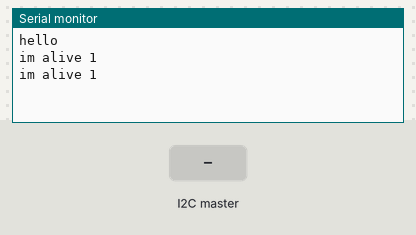
A program run on a simulated ESP32-C3. On the bench: the last lines printed to the serial monitor. The inputs (shaded band) are chosen by the test bench.

Above: at 1.2 s.
1.3 s: the I2C master sends the byte 1
At 1.9 s:
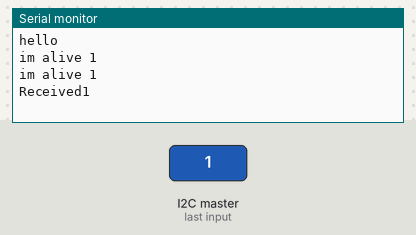
2.8 s: the I2C master sends the byte 0
At 3.6 s:
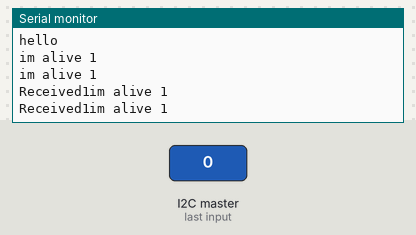

The program:

main.cpp
```cpp
#include <Arduino.h>
#include <Wire.h>

struct anchor_packet {
  double distance;
  uint8_t anchor_num;
};

anchor_packet anchorDataPacket = {0, 1};


void onRequest();
void onReceive(int numBytes);

void setup() {
  // put your setup code here, to run once:
  Serial.begin(115200);
  Wire.begin(1, 0, 1, 50000); //addr, SDA, SCL, freq
  // Wire.setClock(100000); //100000 Hz
  Wire.onRequest(onRequest);
  Wire.onReceive(onReceive);
  Serial.println("hello");
}

void onRequest(){
  // uint8_t text[] = {'a', 'b', 'c', 'd'};
  anchorDataPacket.distance = millis();
  Wire.write((byte *)&anchorDataPacket, sizeof(anchorDataPacket));
  // Serial.println("sent 2");
}

void onReceive(int numBytes){
  Serial.print("Received");
  Serial.print(numBytes);
}

void loop() {
  // put your main code here, to run repeatedly:
  Serial.println("im alive 1");
  delay(1000);
}
```

Measured:
- after the input at 1.3 s, the serial monitor: prints a new line after 0.05 s (image 1)
- after the input at 2.8 s, the serial monitor: prints a new line after 0.05 s (image 2)
